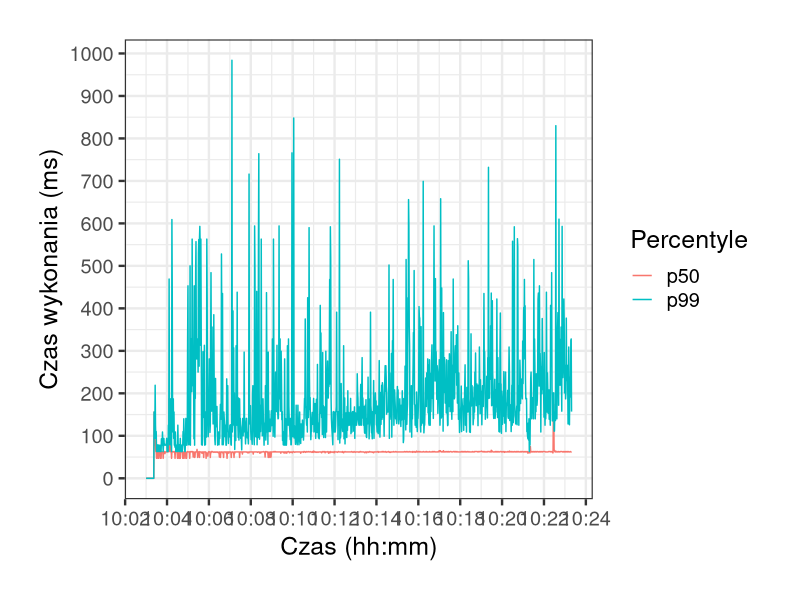

Generate this figure with R:
library("ggplot2")
library("scales")

png(filename="azure-http-percentiles.png", width=800, height=600)

dat = read.csv("percentiles.csv")
dat$time = as.POSIXct(dat$time, format = "%Y-%m-%dT%H:%M:%S")

ggplot(data=dat, aes(time)) +
theme_bw(base_size=18) + theme(plot.margin = unit(c(1,1,1,1), "cm")) +
scale_x_datetime(labels = date_format("%H:%M"), breaks = pretty_breaks(n=10)) +
scale_y_continuous(breaks=pretty_breaks(n=10)) +
labs(x = "Czas (hh:mm)", y = "Czas wykonania (ms)", color = "Percentyle") +
geom_line(aes(y = p50, color = "p50")) +
geom_line(aes(y = p99, color = "p99"))

